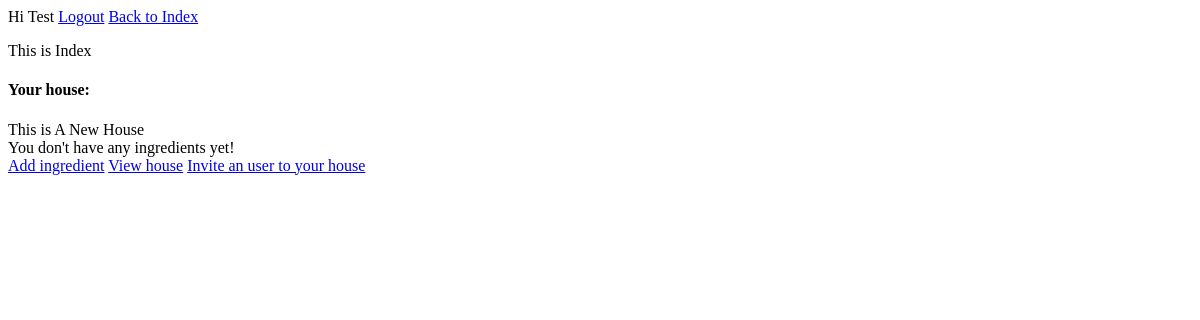
/ (signed in), run on an earlier commit of the app's database.
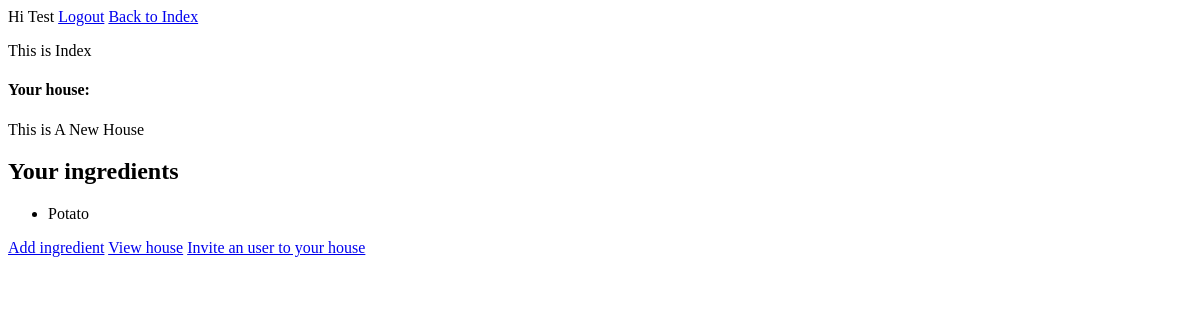
And on a later commit of the database.
### house/models.py (models this page shows)
class Ingredients(models.Model):
    name = models.CharField(max_length=100)
    houses = models.ManyToManyField(House)
    def __str__(self):
        return self.name

### users/views.py (the view, shortened to what this page needs)
# urls.py: path("", views.index, name = 'index'),
def index(request):
    if request.user.is_authenticated:
        try:
            house = House.objects.get(pk=request.user.house_id)
        except House.DoesNotExist:
            house = []
        try:
            pending_invites = Invite.objects.filter(receiving_user=request.user, status='pending')
        except Invite.DoesNotExist:
            pending_invites = []
        if house:
            ingredients = house.ingredients_set.all()
        else:
            ingredients = []
        context = {
            'house': house,
            'pending_invites' : pending_invites,
            'ingredients' : ingredients,
        }
        return render(request, 'users/index.html', context)

### house/models.py (called while the page is built)
    def __str__(self):
        return (self.name)

### users/templates/users/index.html (shortened to what this page needs)
{% extends 'base.html' %}
{% block content %}
<p>This is Index</p>
{%if request.user.is_authenticated %}
    {% if house %}
        <h4>Your house:</h2>
        <div>{{house}}</div>
        {% if ingredients%}
        <h2>Your ingredients</h2>
        <ul>
            {%for ingredient in ingredients%}
            <li>{{ingredient}}</li>
            {%endfor%}
        </ul>
        {%else%}
        <div>You don't have any ingredients yet!</div>
        {%endif%}
        <a href="{%url 'house:add_ingredients'%}">Add ingredient</a>
        <a href="{%url 'house:view' %}">View house</a>
        <a href="{%url 'invite:send_invitation'%}">Invite an user to your house</a>
    {%endif%}
{%else%}
<div>Create a profile to use me man!</div>
{%endif%}
{% endblock content %}

What changed in the data, as far as the page shows it:
added Ingredients: name "Potato"
Also different on the page:
text no longer shown: "You don't have any ingredients yet!"
text now shown: "Your ingredients"
